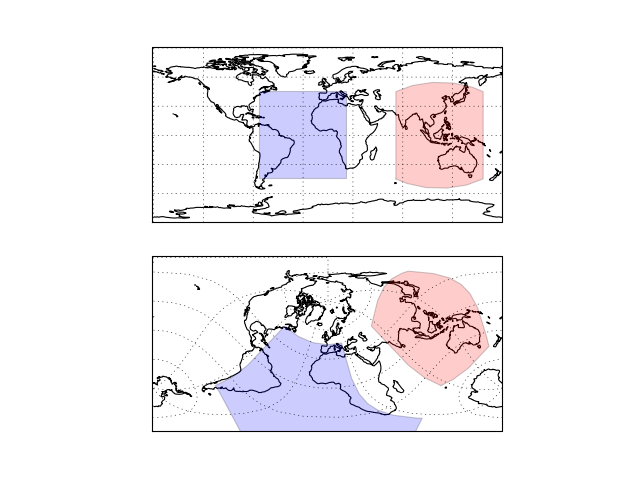

Write the Python code that produced this figure.
import matplotlib.pyplot as plt
import matplotlib.patches as mpatches

import cartopy.crs as ccrs

desired_projections = [ccrs.PlateCarree(),
                       ccrs.RotatedPole(pole_latitude=45, pole_longitude=180)]
for plot_num, desired_proj in enumerate(desired_projections):

    ax = plt.subplot(2, 1, plot_num + 1, projection=desired_proj)

    ax.set_global()

    ax.add_patch(mpatches.Rectangle(xy=[-70, -45], width=90, height=90,
                                    facecolor='blue',
                                    alpha=0.2,
                                    transform=ccrs.PlateCarree())
                 )

    ax.add_patch(mpatches.Rectangle(xy=[70, -45], width=90, height=90,
                                    facecolor='red',
                                    alpha=0.2,
                                    transform=ccrs.Geodetic())
                 )

    ax.gridlines()
    ax.coastlines()

plt.show()
